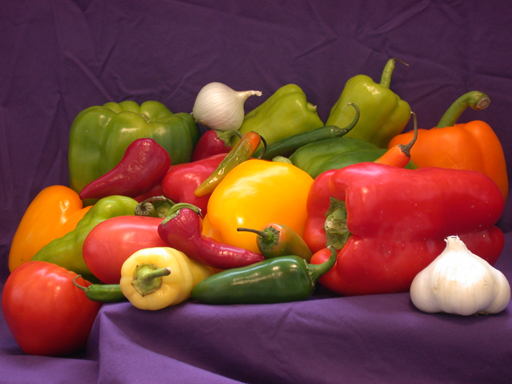
%> input picture 3-1算法-Algorithms_MathModels/《MATLAB图像处理》源文件/本书源文件/chap11/peppers.png, 512 x 384 px
$ octave chap5_17.m   (GNU Octave 9; MATLAB toolbox functions it lacks are replaced by stand-ins)
%> lines starting %> are read from the running program, lines starting %| are printed output that depends on the picture

clear all; close all;
I=imread('peppers.png');
%> I is the input picture: size 384x512x3 uint8; mean R, G, B 120.8, 66.4, 57.6
J=rgb2gray(I);
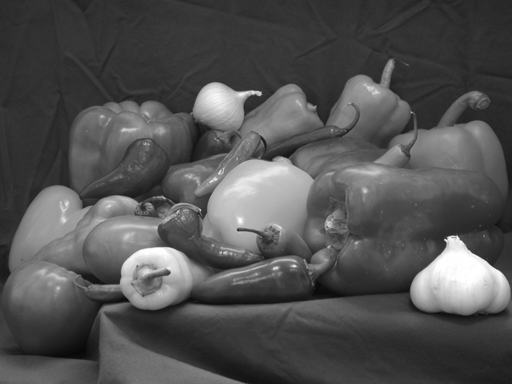
%> J: size 384x512 uint8; min 8, max 255, mean 81.7
figure;
subplot(121);
imshow(J);
subplot(122);
imcontour(J,3);
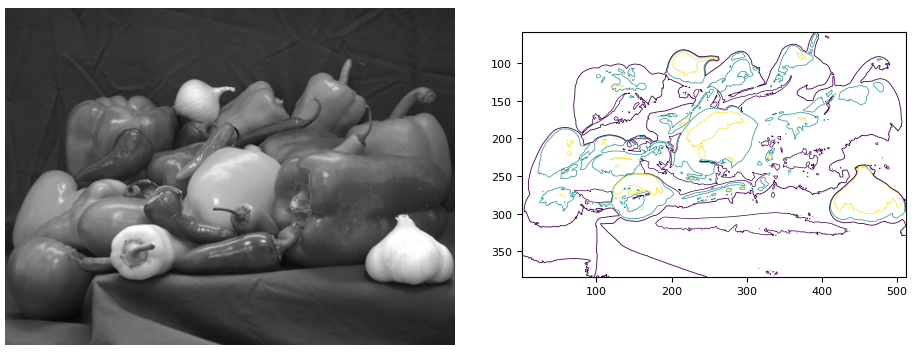
%> figure redrawn from the program's plot data, 2 panels

$ run again, with 3-1算法-Algorithms_MathModels/《MATLAB图像处理》源文件/本书源文件/chap11/circuit.tif saved as 3-1算法-Algorithms_MathModels/《MATLAB图像处理》源文件/本书源文件/chap11/peppers.png
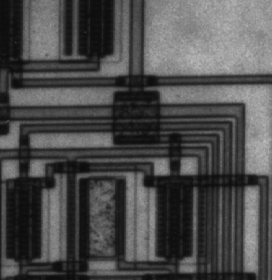
%> input picture 3-1算法-Algorithms_MathModels/《MATLAB图像处理》源文件/本书源文件/chap11/circuit.tif, 272 x 280 px
%> I is the input picture: size 280x272 uint8; min 12, max 191, mean 76.3
%> `imcontour(J,3);`:
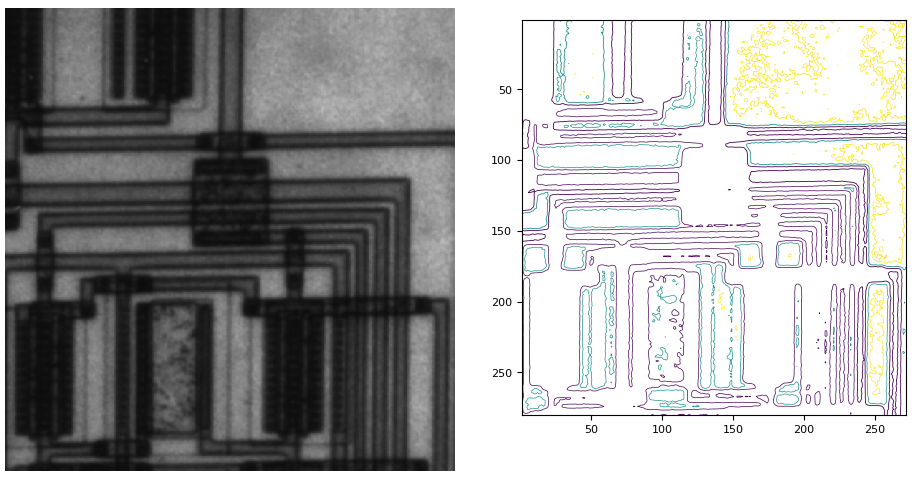
%> figure redrawn from the program's plot data, 2 panels
